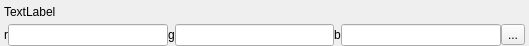
<?xml version="1.0" encoding="UTF-8"?>
<ui version="4.0">
 <class>ColorParameterWidget</class>
 <widget class="QWidget" name="ColorParameterWidget">
  <property name="geometry">
   <rect>
    <x>0</x>
    <y>0</y>
    <width>529</width>
    <height>46</height>
   </rect>
  </property>
  <property name="windowTitle">
   <string>Form</string>
  </property>
  <layout class="QGridLayout" name="gridLayout">
   <property name="leftMargin">
    <number>4</number>
   </property>
   <property name="topMargin">
    <number>0</number>
   </property>
   <property name="rightMargin">
    <number>4</number>
   </property>
   <property name="bottomMargin">
    <number>0</number>
   </property>
   <property name="verticalSpacing">
    <number>0</number>
   </property>
   <item row="0" column="0">
    <layout class="QHBoxLayout" name="horizontalLayout_2">
     <item>
      <widget class="QLabel" name="m_label">
       <property name="text">
        <string>TextLabel</string>
       </property>
      </widget>
     </item>
     <item>
      <spacer name="horizontalSpacer">
       <property name="orientation">
        <enum>Qt::Horizontal</enum>
       </property>
       <property name="sizeHint" stdset="0">
        <size>
         <width>40</width>
         <height>20</height>
        </size>
       </property>
      </spacer>
     </item>
    </layout>
   </item>
   <item row="1" column="0">
    <layout class="QHBoxLayout" name="horizontalLayout">
     <item>
      <widget class="QLabel" name="label_2">
       <property name="text">
        <string>r</string>
       </property>
      </widget>
     </item>
     <item>
      <widget class="QLineEdit" name="m_rEdit"/>
     </item>
     <item>
      <widget class="QLabel" name="label_3">
       <property name="text">
        <string>g</string>
       </property>
      </widget>
     </item>
     <item>
      <widget class="QLineEdit" name="m_gEdit"/>
     </item>
     <item>
      <widget class="QLabel" name="label_4">
       <property name="text">
        <string>b</string>
       </property>
      </widget>
     </item>
     <item>
      <widget class="QLineEdit" name="m_bEdit"/>
     </item>
     <item>
      <widget class="QToolButton" name="m_selectorButton">
       <property name="text">
        <string>...</string>
       </property>
      </widget>
     </item>
    </layout>
   </item>
  </layout>
 </widget>
 <resources/>
 <connections/>
</ui>
